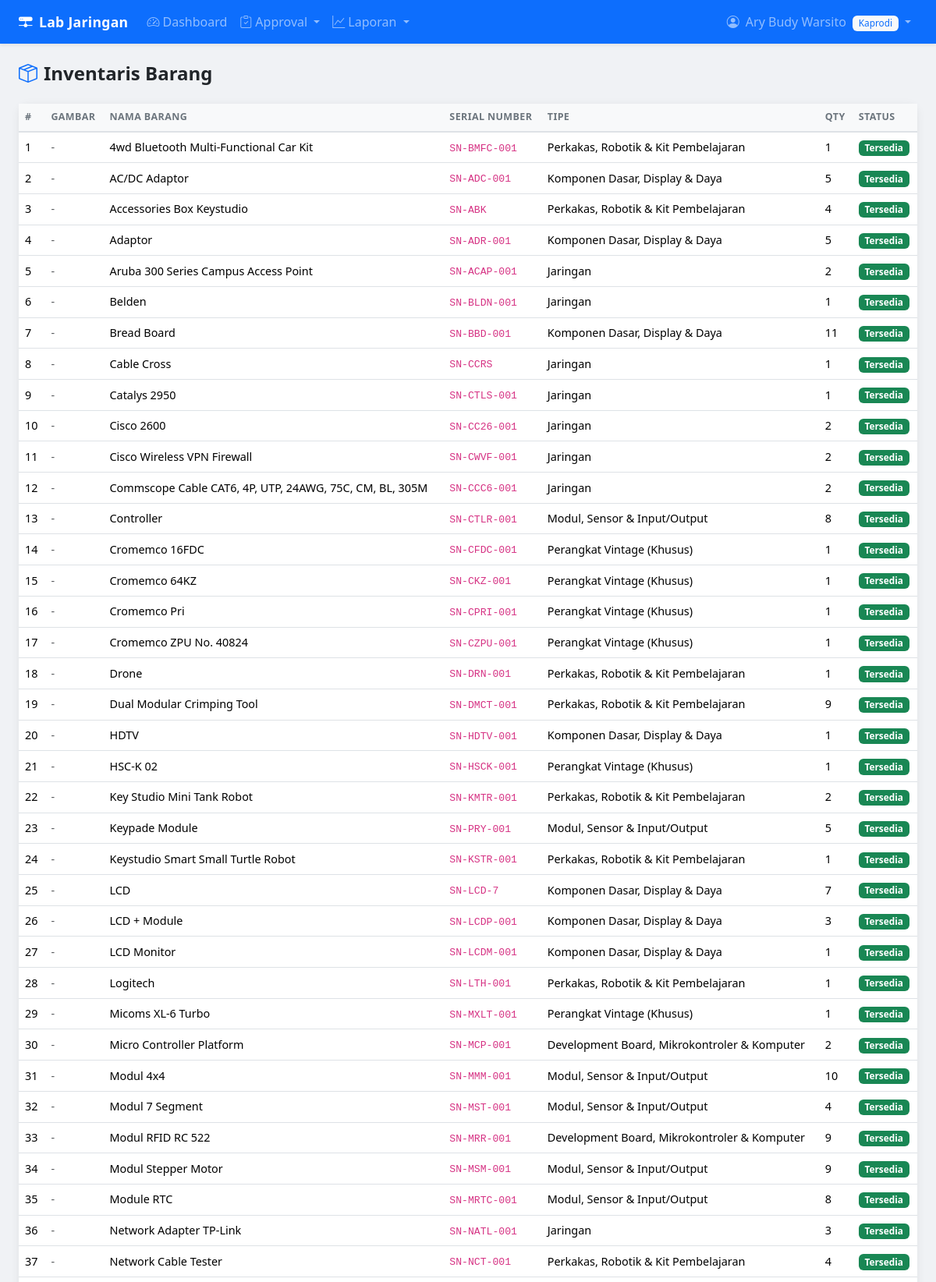
The app's page /pages/kaprodi/barang.php (signed in, upper part) with its own data.
### tables this page shows
CREATE TABLE IF NOT EXISTS `barang` (
  `id` int NOT NULL AUTO_INCREMENT,
  `namaBarang` text NOT NULL,
  `SN` varchar(100) NOT NULL COMMENT 'Serial Number',
  `gambar` varchar(255) DEFAULT NULL,
  `id_type` int DEFAULT NULL,
  `qty` int NOT NULL DEFAULT '1',
  `status_barang` enum('Tersedia','Dipakai','Rusak') NOT NULL DEFAULT 'Tersedia',
  PRIMARY KEY (`id`),
  UNIQUE KEY `SN` (`SN`),
  KEY `fk_barang_type` (`id_type`),
  CONSTRAINT `fk_barang_type` FOREIGN KEY (`id_type`) REFERENCES `typebarang` (`id`) ON DELETE RESTRICT ON UPDATE CASCADE
);

CREATE TABLE IF NOT EXISTS `typebarang` (
  `id` int NOT NULL AUTO_INCREMENT,
  `nama` text NOT NULL,
  PRIMARY KEY (`id`)
);

### pages/kaprodi/barang.php (the view, shortened to what this page needs)
<?php
require_once __DIR__ . '/../../includes/db.php';
require_once __DIR__ . '/../../includes/auth.php';
$list = $conn->query("SELECT b.*, t.nama AS tipe FROM Barang b LEFT JOIN TypeBarang t ON t.id=b.id_type ORDER BY b.namaBarang");
require_once __DIR__ . '/../../includes/header.php';
?>
<h4 class="fw-bold mb-4"><i class="bi bi-box-seam me-2 text-primary"></i>Inventaris Barang</h4>
<div class="card">
<div class="card-body p-0">
<div class="table-responsive">
<table class="table table-hover mb-0">
  <thead><tr><th>#</th><th>Gambar</th><th>Nama Barang</th><th>Serial Number</th><th>Tipe</th><th>Qty</th><th>Status</th></tr></thead>
  <tbody>
  <?php $i=1; while ($r = $list->fetch_assoc()): ?>
  <tr>
    <td><?= $i++ ?></td>
    <td><?= $r['gambar'] ? '<img src="'.UPLOAD_URL.$r['gambar'].'" class="thumb">' : '<span class="text-muted">-</span>' ?></td>
    <td><?= sanitize($r['namaBarang']) ?></td>
    <td><code><?= sanitize($r['SN']) ?></code></td>
    <td><?= sanitize($r['tipe'] ?? '-') ?></td>
    <td><?= $r['qty'] ?></td>
    <td><?= badgeStatus($r['status_barang']) ?></td>
  </tr>
  <?php endwhile; ?>
  </tbody>
</table>
</div></div></div>
<?php require_once __DIR__ . '/../../includes/footer.php'; ?>

### includes/auth.php (shortened to what this page needs)
<?php
function sanitize($str) {
    return htmlspecialchars((string)$str, ENT_QUOTES, 'UTF-8');
}
function badgeStatus($status) {
    $map = [
        'Tersedia' => 'success',
        'Dipakai'  => 'primary',
        'Rusak'    => 'danger',
    ];
    $c = $map[$status] ?? 'secondary';
    return '<span class="badge bg-' . $c . '">' . sanitize($status) . '</span>';
}

### assets/css/style.css (style rules this page uses)
:root { --bs-primary: #0d6efd; }
body { background: #f0f2f5; min-height: 100vh; display: flex; flex-direction: column; }
.card { border: none; border-radius: 12px; box-shadow: 0 2px 12px rgba(0,0,0,.07); }
.table thead th { background: #f8f9fa; font-size: .78rem; text-transform: uppercase; letter-spacing: .4px; font-weight: 700; color: #6c757d; border-bottom: 2px solid #dee2e6; }
.table td { vertical-align: middle; font-size: .9rem; }
.badge { font-size: .74rem; font-weight: 600; }
code { font-size: .82rem; }

### records on screen
barang: namaBarang "4wd Bluetooth Multi-Functional Car Kit", SN "SN-BMFC-001", id_type.nama "Perkakas, Robotik & Kit Pembelajaran", qty "1", status_barang "Tersedia"
barang: namaBarang "AC/DC Adaptor", SN "SN-ADC-001", id_type.nama "Komponen Dasar, Display & Daya", qty "5", status_barang "Tersedia"
barang: namaBarang "Accessories Box Keystudio", SN "SN-ABK", id_type.nama "Perkakas, Robotik & Kit Pembelajaran", qty "4", status_barang "Tersedia"
barang: namaBarang "Adaptor", SN "SN-ADR-001", id_type.nama "Komponen Dasar, Display & Daya", qty "5", status_barang "Tersedia"
barang: namaBarang "Aruba 300 Series Campus Access Point", SN "SN-ACAP-001", id_type.nama "Jaringan", qty "2", status_barang "Tersedia"
barang: namaBarang "Belden", SN "SN-BLDN-001", id_type.nama "Jaringan", qty "1", status_barang "Tersedia"
barang: namaBarang "Bread Board", SN "SN-BBD-001", id_type.nama "Komponen Dasar, Display & Daya", qty "11", status_barang "Tersedia"
barang: namaBarang "Cable Cross", SN "SN-CCRS", id_type.nama "Jaringan", qty "1", status_barang "Tersedia"
barang: namaBarang "Catalys 2950", SN "SN-CTLS-001", id_type.nama "Jaringan", qty "1", status_barang "Tersedia"
barang: namaBarang "Cisco 2600", SN "SN-CC26-001", id_type.nama "Jaringan", qty "2", status_barang "Tersedia"
barang: namaBarang "Cisco Wireless VPN Firewall", SN "SN-CWVF-001", id_type.nama "Jaringan", qty "2", status_barang "Tersedia"
barang: namaBarang "Commscope Cable CAT6, 4P, UTP, 24AWG, 75C, CM, BL, 305M", SN "SN-CCC6-001", id_type.nama "Jaringan", qty "2", status_barang "Tersedia"
barang: namaBarang "Controller", SN "SN-CTLR-001", id_type.nama "Modul, Sensor & Input/Output", qty "8", status_barang "Tersedia"
barang: namaBarang "Cromemco 16FDC", SN "SN-CFDC-001", id_type.nama "Perangkat Vintage (Khusus)", qty "1", status_barang "Tersedia"
barang: namaBarang "Cromemco 64KZ", SN "SN-CKZ-001", id_type.nama "Perangkat Vintage (Khusus)", qty "1", status_barang "Tersedia"
barang: namaBarang "Cromemco Pri", SN "SN-CPRI-001", id_type.nama "Perangkat Vintage (Khusus)", qty "1", status_barang "Tersedia"
barang: namaBarang "Cromemco ZPU No. 40824", SN "SN-CZPU-001", id_type.nama "Perangkat Vintage (Khusus)", qty "1", status_barang "Tersedia"
barang: namaBarang "Drone", SN "SN-DRN-001", id_type.nama "Perkakas, Robotik & Kit Pembelajaran", qty "1", status_barang "Tersedia"
barang: namaBarang "Dual Modular Crimping Tool", SN "SN-DMCT-001", id_type.nama "Perkakas, Robotik & Kit Pembelajaran", qty "9", status_barang "Tersedia"
barang: namaBarang "HDTV", SN "SN-HDTV-001", id_type.nama "Komponen Dasar, Display & Daya", qty "1", status_barang "Tersedia"
barang: namaBarang "HSC-K 02", SN "SN-HSCK-001", id_type.nama "Perangkat Vintage (Khusus)", qty "1", status_barang "Tersedia"
barang: namaBarang "Key Studio Mini Tank Robot", SN "SN-KMTR-001", id_type.nama "Perkakas, Robotik & Kit Pembelajaran", qty "2", status_barang "Tersedia"
barang: namaBarang "Keypade Module", SN "SN-PRY-001", id_type.nama "Modul, Sensor & Input/Output", qty "5", status_barang "Tersedia"
barang: namaBarang "Keystudio Smart Small Turtle Robot", SN "SN-KSTR-001", id_type.nama "Perkakas, Robotik & Kit Pembelajaran", qty "1", status_barang "Tersedia"
barang: namaBarang "LCD", SN "SN-LCD-7", id_type.nama "Komponen Dasar, Display & Daya", qty "7", status_barang "Tersedia"
barang: namaBarang "LCD + Module", SN "SN-LCDP-001", id_type.nama "Komponen Dasar, Display & Daya", qty "3", status_barang "Tersedia"
barang: namaBarang "LCD Monitor", SN "SN-LCDM-001", id_type.nama "Komponen Dasar, Display & Daya", qty "1", status_barang "Tersedia"
barang: namaBarang "Logitech", SN "SN-LTH-001", id_type.nama "Perkakas, Robotik & Kit Pembelajaran", qty "1", status_barang "Tersedia"
barang: namaBarang "Micoms XL-6 Turbo", SN "SN-MXLT-001", id_type.nama "Perangkat Vintage (Khusus)", qty "1", status_barang "Tersedia"
barang: namaBarang "Micro Controller Platform", SN "SN-MCP-001", id_type.nama "Development Board, Mikrokontroler & Komputer", qty "2", status_barang "Tersedia"
barang: namaBarang "Modul 4x4", SN "SN-MMM-001", id_type.nama "Modul, Sensor & Input/Output", qty "10", status_barang "Tersedia"
barang: namaBarang "Modul 7 Segment", SN "SN-MST-001", id_type.nama "Modul, Sensor & Input/Output", qty "4", status_barang "Tersedia"
barang: namaBarang "Modul RFID RC 522", SN "SN-MRR-001", id_type.nama "Development Board, Mikrokontroler & Komputer", qty "9", status_barang "Tersedia"
barang: namaBarang "Modul Stepper Motor", SN "SN-MSM-001", id_type.nama "Modul, Sensor & Input/Output", qty "9", status_barang "Tersedia"
barang: namaBarang "Module RTC", SN "SN-MRTC-001", id_type.nama "Modul, Sensor & Input/Output", qty "8", status_barang "Tersedia"
barang: namaBarang "Network Adapter TP-Link", SN "SN-NATL-001", id_type.nama "Jaringan", qty "3", status_barang "Tersedia"
barang: namaBarang "Network Cable Tester", SN "SN-NCT-001", id_type.nama "Perkakas, Robotik & Kit Pembelajaran", qty "4", status_barang "Tersedia"

### other values on screen
$_SESSION['nama'] "Ary Budy Warsito"
$_SESSION['role'] "Kaprodi"
